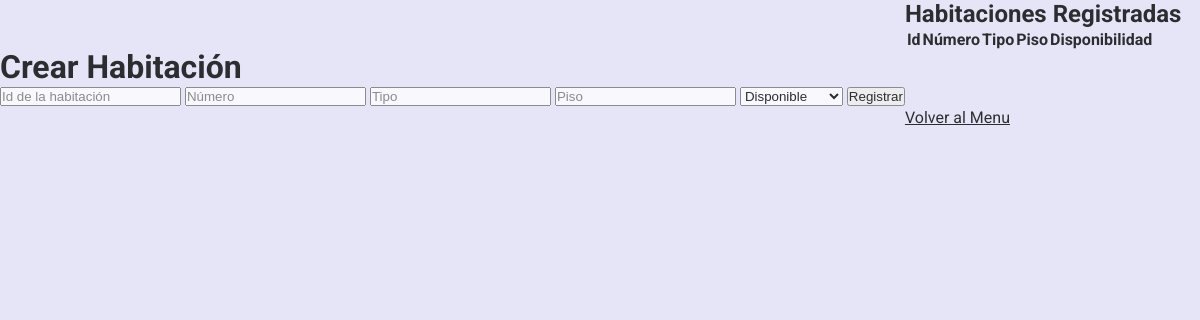
The page /habitaciones/registro_habitaciones.php on the database as committed earlier.
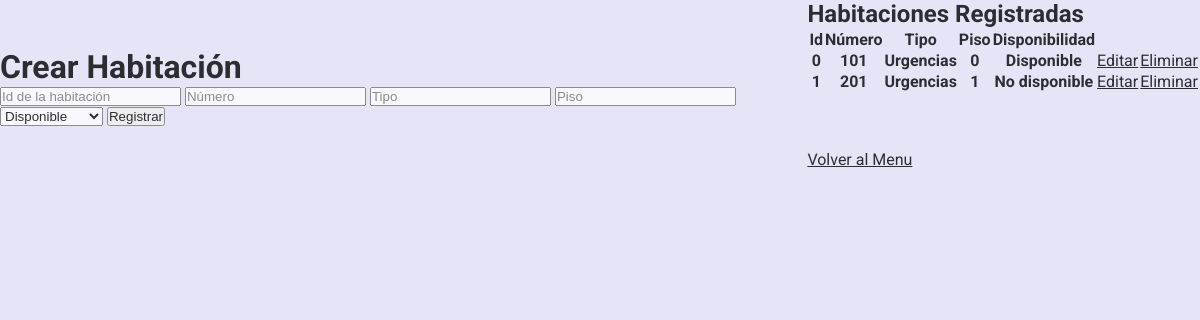
The same page on the database as committed later.
### tables this page shows
CREATE TABLE `habitaciones` (
  `id` int(11) NOT NULL,
  `numero` int(11) NOT NULL,
  `tipo` varchar(50) NOT NULL,
  `piso` int(11) NOT NULL,
  `ocupada` tinyint(1) NOT NULL
);

### habitaciones/registro_habitaciones.php (the view, shortened to what this page needs)
<?php
$con = connection();
$sql = "SELECT * FROM habitaciones";
$query = mysqli_query($con, $sql);
?>
<!DOCTYPE html>
<html lang="en">
<head>
    <link rel="stylesheet" href="../CSS/estilos.css">
</head>
<body>
    <div class="form_container">
        <form action="" method="POST">
            <h1>Crear Habitación</h1>
            <input class="myInput" type="number" name="id" placeholder="Id de la habitación" required>
            <input type="number" name="numero" placeholder="Número" required>
            <input type="text" name="tipo" placeholder="Tipo" required>
            <input type="number" name="piso" placeholder="Piso" required>
            <select name="ocupada" id="ocupada" required>
                <option value="0">Disponible</option>
            </select>
            <input type="submit" value="Registrar">
        </form>
    </div>
    <div class="form_group">
        <h2>Habitaciones Registradas</h2>
        <table>
            <thead>
                <tr>
                    <th>Id</th>
                    <th>Número</th>
                    <th>Tipo</th>
                    <th>Piso</th>
                    <th>Disponibilidad</th>
                </tr>
            </thead>
            <tbody>
                <?php
                while ($row = mysqli_fetch_array($query)):
                    ?>
                    <tr>
                        <th>
                            <?= $row['id'] ?>
                        </th>
                        <th>
                            <?= $row['numero'] ?>
                        </th>
                        <th>
                            <?= $row['tipo'] ?>
                        </th>
                        <th>
                            <?= $row['piso'] ?>
                        </th>
                        <th>
                            <?= ($row['ocupada'] == 0) ? 'Disponible' : 'No disponible' ?>
                        </th>
                        <th><a href="editar_habitaciones.php?id=<?= $row['id'] ?>" class="form_link">Editar</a></th>
                        <th><a href="eliminar_habitaciones.php?id=<?= $row['id'] ?>" class="form_link"
                                onclick="return confirm('¿Estás seguro de que quieres eliminar esta habitación?')">Eliminar</a>
                        </th>
                    </tr>
                    <?php
                endwhile;
                ?>
            </tbody>
        </table>
        <br><br><br>
        <a href="../menu.php" class="form_link">Volver al Menu</a>
    </div>
</body>
</html>

Rows that differ between the two databases and show on the page:
added habitaciones: id "0", numero "101", tipo "Urgencias", piso "0", ocupada "Disponible"
added habitaciones: id "1", numero "201", tipo "Urgencias", piso "1", ocupada "No disponible"
